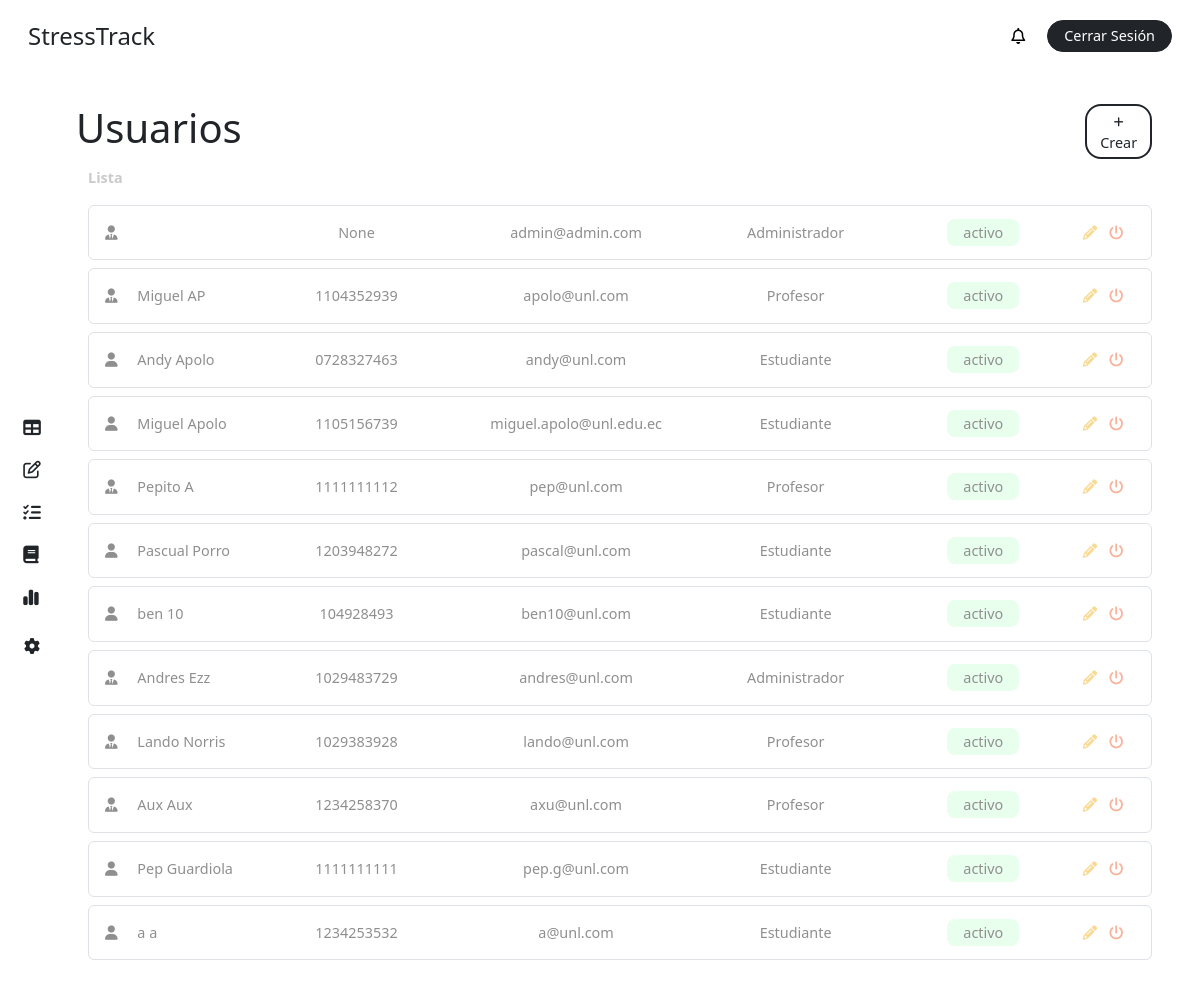
Screenshot of /users/ (signed in) with the database file from the repository.
### stress/models.py (models this page shows, shortened)
class CustomUser(AbstractBaseUser, PermissionsMixin):
    ROLE_CHOICES = [
        ('student', 'Alumno'),
        ('teacher', 'Profesor'),
        ('superuser', 'Administrador'),
    ]
    first_name = models.CharField(max_length=50, blank=True)
    last_name = models.CharField(max_length=50, blank=True)
    dni = models.CharField(max_length=10, unique=True, blank=True, null=True)
    email = models.EmailField(unique=True)
    role = models.CharField(max_length=20, choices=ROLE_CHOICES, default='student')
    is_active = models.BooleanField(default=True)
    is_staff = models.BooleanField(default=False)
    stress = models.IntegerField(default=0)
    share_stress_level = models.BooleanField(default=False)
    recommendation = models.ForeignKey(Recommendation, on_delete=models.SET_NULL, null=True, blank=True, related_name='users')
    course = models.ForeignKey(Course, on_delete=models.CASCADE, related_name='students', null=True, blank=True)
    group = models.ForeignKey(Team, on_delete=models.CASCADE, related_name='members', null=True, blank=True)
    tests = models.ManyToManyField(Test, related_name='users', blank=True)
    objects = CustomUserManager()
    USERNAME_FIELD = 'email'
    REQUIRED_FIELDS = []

### stress/views.py (the view, shortened to what this page needs)
# urls.py: path('users/', views.user_admin, name='users'),
@login_required
def user_admin(request):
    form = CustomUserCreationRoleForm()
    user = request.user
    users = CustomUser.objects.all()
    context = {
        'role': user.role,
        'users': users,
        'form': form,
        'notifications': user.notifications.all(),
        'unread_notifications': user.notifications.filter(is_read=False).count(),
    }
    return render(request, 'dashboard/user.html', context)

### stress/templates/dashboard/user.html (shortened to what this page needs)
{% extends "base/dashboard_base.html" %}
{% block content %}
{% include "elements/dashboard_sidebar.html" with role=role %}
<main class="main p-4 pt-2 pe-5">
  <div class="my-4">
        <div class="row">
            <div class="col-11 p-0">
                <h1 class="m-0">Usuarios</h1>
            </div>
            <div class="col-1 d-flex flex-column justify-content-center">
                <button
                    class="fs-7 text-center rounded-4 bg-white border border-dark border-2 text-dark text-decoration-none py-1 px-2"
                    data-bs-toggle="modal"
                    data-bs-target="#addUserModal"
                >
                    <i class="fa-solid fa-plus fs-8"></i> Crear
                </button>
            </div>
        </div>
        <label class="text-grisillo fw-bold my-2">
            Lista
        </label>
        {% if users %}
            {% for user in users %}
                <div class="p-3 my-2 rounded-2 text-gris border border-1">
                    <div class="row">
                        <div class="col-2">
                            {% if user.role == 'student' %}
                                <i class="fa-solid fa-user me-3"></i>
                            {% else %}
                                <i class="fa-solid fa-user-tie me-3"></i>
                            {% endif %}
                             {{ user.first_name }} {{ user.last_name }}
                        </div>
                        <div class="col-2 text-center">
                            {{ user.dni }}
                        </div>
                        <div class="col-3 text-center ">
                            {{ user.email }}
                        </div>
                        <div class="col-2 text-center">
                            {% if user.role == 'student' %}
                                Estudiante
                            {% elif user.role == 'teacher' %}
                                Profesor
                            {% else %}
                                Administrador
                            {% endif %}
                        </div>
                        <div class="col-2 text-center ">
                            {% if user.is_active %}
                                <div class="ms-4 bg-active py-1 px-3 d-inline rounded-3 fs-7">
                                    activo
                                </div>
                            {% else %}
                                <div class="ms-4 bg-incative py-1 px-3 d-inline rounded-3 fs-7">
                                    inactivo
                                </div>
                            {% endif %}
                        </div>
                        <div class="col-1 text-center">
                            <a  href="#"
                                class="mx-1 text-decoration-none text-not-bad edit-task"
                                    data-bs-toggle="modal"
                                    data-bs-target="#editUserModal{{ user.id }}"
                                    title="Editar">
                                    <i class="fa-solid fa-pencil"></i>
                            </a>
                            <a  href="{% url 'change-user-state' user.id %}"
                                class="mx-1 text-decoration-none text-not-bad edit-task text-dying"
                                title="Activar/Desactivar usuario"
                                id="update-state-user-{{ user.id }}"
                            >
                                <i class="fa-solid fa-power-off"></i>
                            </a>
                        </div>
                    </div>
                </div>
            {% endfor %}
        {% else %}
            <div class="bg-inf p-3 rounded-2 text-gris">
                <i class="fas fa-info-circle"></i> No existen usuarios por el momento.
            </div>
        {% endif %}
    </div>
</main>
{% endblock %}

### stress/static/css/main.css (style rules this page uses)
body { height: 100vh; margin: 0; padding: 0; display: grid; grid-template-columns: 4rem 1fr; grid-template-rows: 4.5rem 1fr; grid-template-areas: "header header" "side main"; gap: 0; background-color: white; }
.main { grid-area: main; overflow-y: auto; }
.fs-7 { font-size: .9rem; }
.fs-8 { font-size: .7rem !important; }
.bg-active { background-color: #e8ffee; }
.text-not-bad { color: #f8da95; }
.text-dying { color: #f9b29a; }
.text-grisillo { color: #cacaca; font-size: .9rem; }
.text-gris { color: #8f8f8f !important; font-size: .9rem; }

### rows the page displays
CustomUser: dni "None", email "admin@admin.com", role "Administrador", is_active "activo"
CustomUser: first_name "Miguel", last_name "AP", dni "1104352939", email "apolo@unl.com", role "Profesor", is_active "activo"
CustomUser: role "student" (drawn), first_name "Andy", last_name "Apolo", dni "0728327463", email "andy@unl.com", is_active "activo"
CustomUser: role "student" (drawn), first_name "Miguel", last_name "Apolo", dni "1105156739", email "miguel.apolo@unl.edu.ec", is_active "activo"
CustomUser: first_name "Pepito", last_name "A", dni "1111111112", email "pep@unl.com", role "Profesor", is_active "activo"
CustomUser: role "student" (drawn), first_name "Pascual", last_name "Porro", dni "1203948272", email "pascal@unl.com", is_active "activo"
CustomUser: role "student" (drawn), first_name "ben", last_name "10", dni "104928493", email "ben10@unl.com", is_active "activo"
CustomUser: first_name "Andres", last_name "Ezz", dni "1029483729", email "andres@unl.com", role "Administrador", is_active "activo"
CustomUser: first_name "Lando", last_name "Norris", dni "1029383928", email "lando@unl.com", role "Profesor", is_active "activo"
CustomUser: first_name "Aux", last_name "Aux", dni "1234258370", email "axu@unl.com", role "Profesor", is_active "activo"
CustomUser: role "student" (drawn), first_name "Pep", last_name "Guardiola", dni "1111111111", email "pep.g@unl.com", is_active "activo"
CustomUser: role "student" (drawn), first_name "a", last_name "a", dni "1234253532", email "a@unl.com", is_active "activo"
